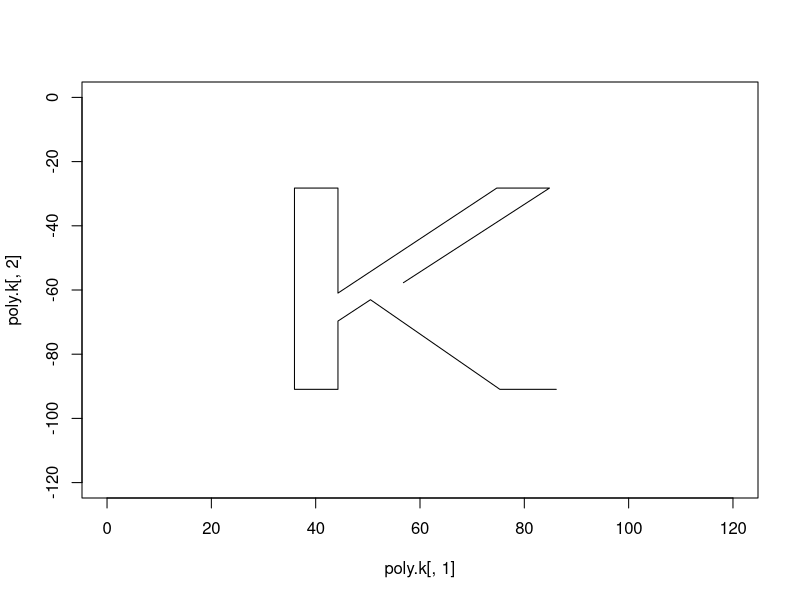

Reproduce this figure in R.
# Define a polygon for the letter "K".
 
position <- c(86.128264,90.944801)
poly.k <- list(position)

position[1] <- position[1] - 10.82223
poly.k <- c(poly.k, list(position))

position <- position + c(-24.8027,-27.918828)
poly.k <- c(poly.k, list(position))

position <- position + c(-6.232258,6.653356)
poly.k <- c(poly.k, list(position))

position[2] <- 90.944801
poly.k <- c(poly.k, list(position))

position[1] <- 35.933327
poly.k <- c(poly.k, list(position))

position[2] <- 28.243239
poly.k <- c(poly.k, list(position))

position[1] <- position[1] + 8.337749
poly.k <- c(poly.k, list(position))

position[2] <- 60.96259
poly.k <- c(poly.k, list(position))

position <- c(74.716496,28.243239)
poly.k <- c(poly.k, list(position))

position[1] <- 84.822859
poly.k <- c(poly.k, list(position))

position <- c(56.819811,57.720132)
poly.k <- c(poly.k, list(position))

poly.k <- do.call(rbind, poly.k)
poly.k[,2] <- -poly.k[,2]
plot(poly.k[,1], poly.k[,2], type="l", xlim=c(0, 120), ylim=c(-120, 0))

# Now define scatter centers and radii.
xrange <- range(poly.k[,1])
xmid <- mean(xrange)
yrange <- range(poly.k[,2])
ymid <- mean(yrange)

N <- 20000
xcoord <- runif(N, xrange[1], xrange[2])
ycoord <- rnorm(N, yrange[1], yrange[2])

points(xcoord, ycoord, pch=16, cex=0.5)
